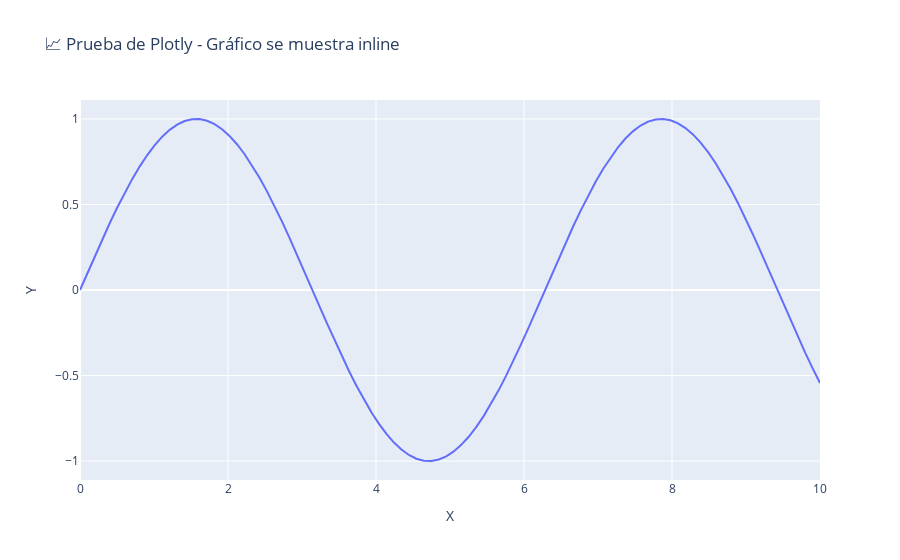

Notebook code cell kept with this figure:
### Code cell
# Prueba de visualización inline
print("🧪 Verificando que las visualizaciones se muestren correctamente en el notebook")

# Crear un gráfico simple de prueba con matplotlib
import matplotlib.pyplot as plt
import numpy as np

# Datos de ejemplo
x = np.linspace(0, 10, 100)
y = np.sin(x)

# Crear gráfico
plt.figure(figsize=(10, 6))
plt.plot(x, y, 'b-', linewidth=2, label='sin(x)')
plt.title('📊 Prueba de Matplotlib - Gráfico se muestra inline')
plt.xlabel('X')
plt.ylabel('Y')
plt.grid(True, alpha=0.3)
plt.legend()
plt.show()

# Crear un gráfico de prueba con Plotly
import plotly.graph_objects as go

fig = go.Figure()
fig.add_trace(go.Scatter(x=x, y=y, mode='lines', name='sin(x)'))
fig.update_layout(
    title='📈 Prueba de Plotly - Gráfico se muestra inline',
    xaxis_title='X',
    yaxis_title='Y'
)
fig.show()

print("✅ Configuración verificada: Los gráficos se muestran inline en el notebook")
print("📈 Plotly: Configurado con pio.renderers.default = 'notebook'")
print("🖼️ Matplotlib: Configurado con %matplotlib inline")

### Figure 1 — Plotly figure (JSON) as saved in the notebook; plotly's stock layout.template omitted (floating-point values rounded to 4 significant figures)
{"data": [{"mode": "lines", "name": "sin(x)", "type": "scatter", "x": [0.0, 0.101, 0.202, 0.303, 0.404, 0.5051, 0.6061, 0.7071, 0.8081, 0.9091, 1.01, 1.111, 1.212, 1.313, 1.414, 1.515, 1.616, 1.717, 1.818, 1.919, 2.02, 2.121, 2.222, 2.323, 2.424, 2.525, 2.626, 2.727, 2.828, 2.929, 3.03, 3.131, 3.232, 3.333, 3.434, 3.535, 3.636, 3.737, 3.838, 3.939, 4.04, 4.141, 4.242, 4.343, 4.444, 4.545, 4.646, 4.747, 4.848, 4.949, 5.051, 5.152, 5.253, 5.354, 5.455, 5.556, 5.657, 5.758, 5.859, 5.96, 6.061, 6.162, 6.263, 6.364, 6.465, 6.566, 6.667, 6.768, 6.869, 6.97, 7.071, 7.172, 7.273, 7.374, 7.475, 7.576, 7.677, 7.778, 7.879, 7.98, 8.081, 8.182, 8.283, 8.384, 8.485, 8.586, 8.687, 8.788, 8.889, 8.99, 9.091, 9.192, 9.293, 9.394, 9.495, 9.596, 9.697, 9.798, 9.899, 10.0], "y": [0.0, 0.1008, 0.2006, 0.2984, 0.3931, 0.4839, 0.5696, 0.6496, 0.723, 0.7889, 0.8469, 0.8962, 0.9364, 0.967, 0.9878, 0.9985, 0.999, 0.9893, 0.9696, 0.9399, 0.9007, 0.8523, 0.7952, 0.73, 0.6574, 0.5781, 0.4928, 0.4026, 0.3082, 0.2107, 0.1111, 0.01028, -0.09061, -0.1906, -0.2886, -0.3837, -0.4748, -0.5612, -0.6418, -0.7158, -0.7826, -0.8414, -0.8916, -0.9327, -0.9643, -0.9861, -0.9978, -0.9994, -0.9908, -0.972, -0.9434, -0.9051, -0.8576, -0.8014, -0.737, -0.6651, -0.5864, -0.5017, -0.412, -0.318, -0.2207, -0.1213, -0.02056, 0.08036, 0.1805, 0.2787, 0.3742, 0.4658, 0.5526, 0.6338, 0.7086, 0.7761, 0.8358, 0.8869, 0.9289, 0.9615, 0.9843, 0.9971, 0.9997, 0.9921, 0.9744, 0.9467, 0.9094, 0.8629, 0.8075, 0.7439, 0.6727, 0.5947, 0.5106, 0.4213, 0.3277, 0.2308, 0.1315, 0.03083, -0.07011, -0.1703, -0.2688, -0.3646, -0.4566, -0.544]}], "layout": {"title": {"text": "📈 Prueba de Plotly - Gráfico se muestra inline"}, "xaxis": {"title": {"text": "X"}}, "yaxis": {"title": {"text": "Y"}}}}
